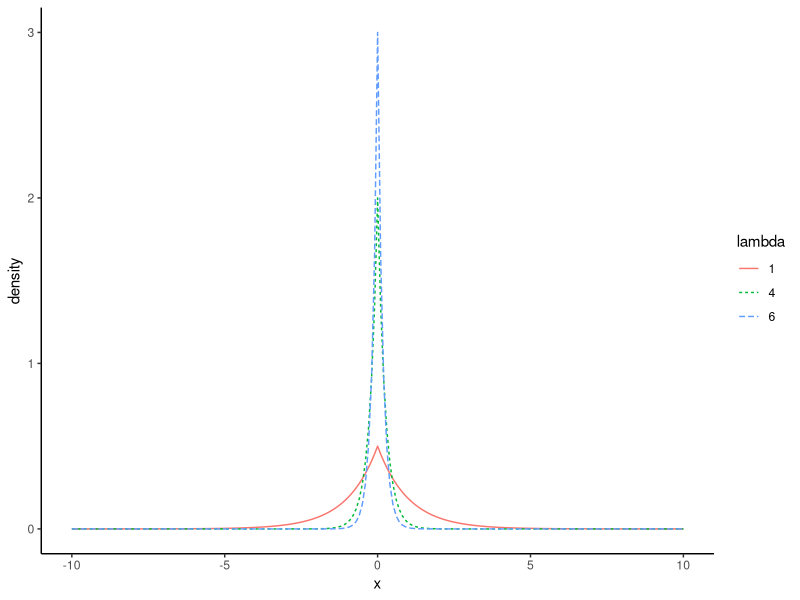

Source code (R):
## ---- chunk 1
    library(ggplot2)
    library(dplyr)

    dlaplace <- function(x, lambda=1) lambda / 2 * exp(-lambda * abs(x))

    x <- seq(-10, 10, by=0.1)

    data <- bind_rows(data_frame(x=x, 
                                 density=dlaplace(x, lambda=1),
                                 lambda=1),
                      data_frame(x=x, 
                                 density=dlaplace(x, lambda=4),
                                 lambda=4),
                      data_frame(x=x, 
                                 density=dlaplace(x, lambda=6),
                                 lambda=6)) %>%
        mutate(lambda=as.character(lambda))

    ggplot(data, aes(x=x, y=density)) +
        geom_line(aes(colour=lambda, linetype=lambda)) +
        theme_classic()
